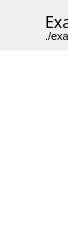
		<widget class="QWidget" name="ExamplesBar" native="true">
		  <property name="minimumSize">
		    <size>
		      <width>0</width>
		      <height>0</height>
		    </size>
		  </property>
		  <property name="maximumSize">
		    <size>
		      <width>0</width>
		      <height>16777215</height>
		    </size>
		  </property>
		  <layout class="QVBoxLayout" name="Examples_Layout">
		    <property name="spacing">
		      <number>0</number>
		    </property>
		    <property name="leftMargin">
		      <number>0</number>
		    </property>
		    <property name="topMargin">
		      <number>0</number>
		    </property>
		    <property name="rightMargin">
		      <number>0</number>
		    </property>
		    <property name="bottomMargin">
		      <number>0</number>
		    </property>
		    <item>
		      <widget class="QWidget" name="ExamplesHeader" native="true">
			<property name="minimumSize">
			  <size>
			    <width>0</width>
			    <height>50</height>
			  </size>
			</property>
			<property name="maximumSize">
			  <size>
			    <width>16777215</width>
			    <height>50</height>
			  </size>
			</property>
			<widget class="QLabel" name="ExamplesTitle">
			  <property name="geometry">
			    <rect>
			      <x>45</x>
			      <y>10</y>
			      <width>128</width>
			      <height>20</height>
			    </rect>
			  </property>
			  <property name="minimumSize">
			    <size>
			      <width>0</width>
			      <height>20</height>
			    </size>
			  </property>
			  <property name="font">
			    <font>
			      <family>Segoe UI Semibold</family>
			      <pointsize>12</pointsize>
			      <italic>false</italic>
			      <fontweight>Thin</fontweight>
			    </font>
			  </property>
			  <property name="text">
			    <string>Examples</string>
			  </property>
			  <property name="alignment">
			    <set>Qt::AlignLeading|Qt::AlignLeft|Qt::AlignTop</set>
			  </property>
			</widget>
			<widget class="QLabel" name="ExampleSubtitle">
			  <property name="geometry">
			    <rect>
			      <x>45</x>
			      <y>30</y>
			      <width>49</width>
			      <height>20</height>
			    </rect>
			  </property>
			  <property name="minimumSize">
			    <size>
			      <width>100</width>
			      <height>20</height>
			    </size>
			  </property>
			  <property name="maximumSize">
			    <size>
			      <width>16777215</width>
			      <height>16</height>
			    </size>
			  </property>
			  <property name="font">
			    <font>
			      <family>Segoe UI</family>
			      <pointsize>8</pointsize>
			      <italic>false</italic>
			      <bold>false</bold>
			    </font>
			  </property>
			  <property name="text">
			    <string>./examples</string>
			  </property>
			  <property name="alignment">
			    <set>Qt::AlignLeading|Qt::AlignLeft|Qt::AlignTop</set>
			  </property>
			</widget>
			<widget class="QLabel" name="ExampleIcon">
			  <property name="geometry">
			    <rect>
			      <x>10</x>
			      <y>10</y>
			      <width>30</width>
			      <height>30</height>
			    </rect>
			  </property>
			  <property name="maximumSize">
			    <size>
			      <width>25</width>
			      <height>30</height>
			    </size>
			  </property>
			  <property name="text">
			    <string/>
			  </property>
			  <property name="pixmap">
			    <pixmap>./resources/icons/examples.svg</pixmap>
			  </property>
			  <property name="scaledContents">
			    <bool>true</bool>
			  </property>
			  <property name="margin">
			    <number>5</number>
			  </property>
			</widget>
			<widget class="QPushButton" name="ExamplesClose">
			  <property name="focusPolicy">
			    <enum>Qt::NoFocus</enum>
			  </property>
			  <property name="geometry">
			    <rect>
			      <x>160</x>
			      <y>10</y>
			      <width>30</width>
			      <height>30</height>
			    </rect>
			  </property>
			  <property name="minimumSize">
			    <size>
			      <width>30</width>
			      <height>30</height>
			    </size>
			  </property>
			  <property name="maximumSize">
			    <size>
			      <width>30</width>
			      <height>30</height>
			    </size>
			  </property>
			  <property name="text">
			    <string/>
			  </property>
			  <property name="icon">
			    <iconset>
			      <normaloff>./resources/icons/close.svg</normaloff>./resources/icons/close.svg
			    </iconset>
			  </property>
			  <property name="iconSize">
			    <size>
			      <width>12</width>
			      <height>12</height>
			    </size>
			  </property>
			  <property name="flat">
			    <bool>true</bool>
			  </property>
			</widget>
		      </widget>
		    </item>
		    <item>
		      <widget class="QListWidget" name="ExamplesListView">
			<property name="focusPolicy">
			  <enum>Qt::NoFocus</enum>
			</property>
			<property name="frameShape">
			  <enum>QFrame::NoFrame</enum>
			</property>
		      </widget>
		    </item>
		  </layout>
		</widget>
